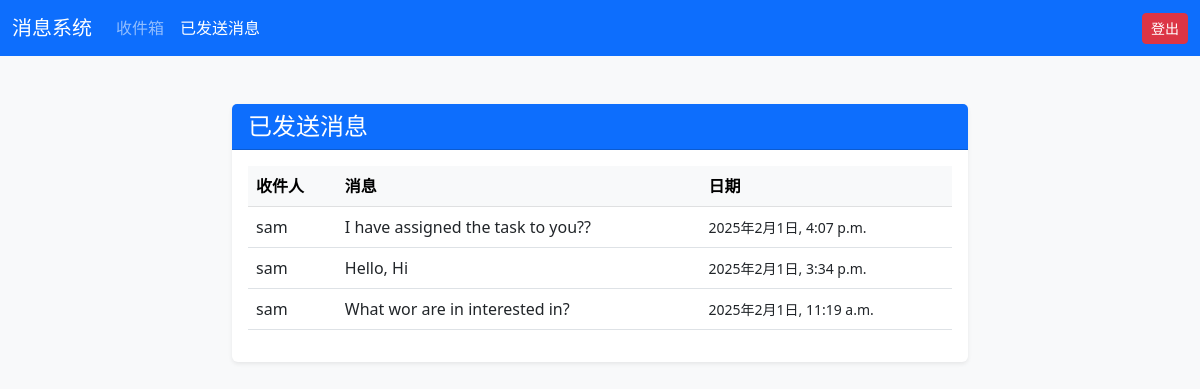
/sent_messages/ (signed in), run on an earlier commit of the app's database.
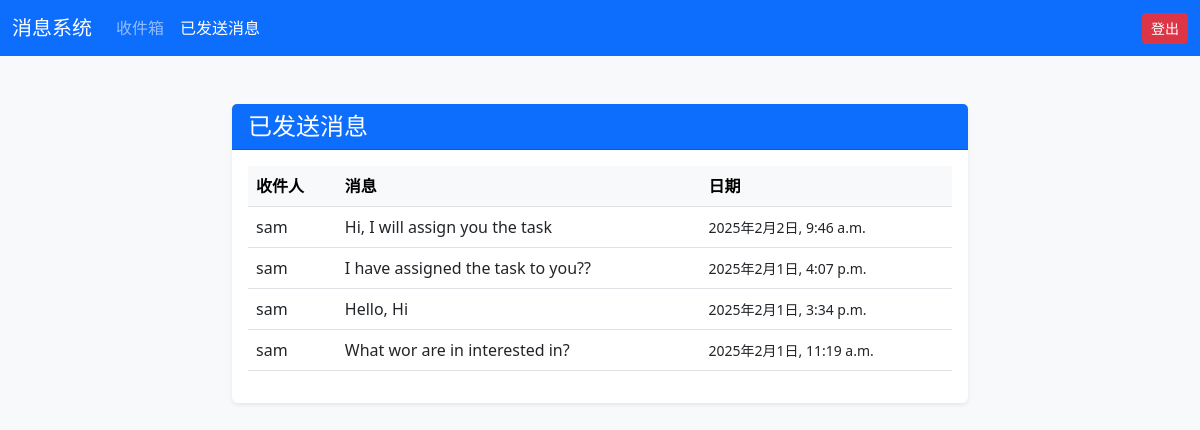
And on a later commit of the database.
### app/models.py (models this page shows, shortened)
class Message(models.Model):
    sender = models.ForeignKey(settings.AUTH_USER_MODEL, related_name='sent_messages', on_delete=models.CASCADE)
    receiver = models.ForeignKey(settings.AUTH_USER_MODEL, related_name='received_messages', on_delete=models.CASCADE)
    content = models.TextField()
    created_at = models.DateTimeField(auto_now_add=True)
    is_read = models.BooleanField(default=False)

class CustomUser(AbstractUser):
    ROLE_CHOICES=(
        ('user','User'),
        ('merchant','Merchant'),
        ('admin','Admin'),
    )
    role=models.CharField(max_length=10,choices=ROLE_CHOICES,default='user')
    contact_info = models.CharField(max_length=100, blank=True)
    resume = models.FileField(upload_to='resumes/', null=True, blank=True)

### app/views.py (the view)
# urls.py: path('sent_messages/', sent_messages, name='sent_messages'),
@login_required
def sent_messages(request):
    messages = Message.objects.filter(sender=request.user).order_by('-created_at')
    return render(request, 'sent_messages.html', {'messages': messages})

### templates/sent_messages.html (shortened to what this page needs)
<!DOCTYPE html>
<html lang="zh-CN">
<head>
    <link href="https://cdn.jsdelivr.net/npm/bootstrap@5.3.0/dist/css/bootstrap.min.css" rel="stylesheet">
</head>
<body class="bg-light">
    <nav class="navbar navbar-expand-lg navbar-dark bg-primary">
        <div class="container-fluid">
            <a class="navbar-brand" href="#">消息系统</a>
            <div class="collapse navbar-collapse" id="navbarNav">
                <ul class="navbar-nav">
                    <li class="nav-item">
                        <a class="nav-link" href="{% url 'inbox' %}">收件箱</a>
                    </li>
                    <li class="nav-item">
                        <a class="nav-link active" href="#">已发送消息</a>
                    </li>
                </ul>
                <ul class="navbar-nav ms-auto">
                    <li class="nav-item">
                        <a class="btn btn-danger btn-sm" href="{% url 'logout' %}">登出</a>
                    </li>
                </ul>
            </div>
        </div>
    </nav>
    <div class="container mt-5">
        <div class="row">
            <div class="col-lg-8 mx-auto">
                <div class="card shadow-sm border-0">
                    <div class="card-header bg-primary text-white">
                        <h4 class="card-title mb-0">已发送消息</h4>
                    </div>
                    <div class="card-body">
                        {% if messages %}
                        <table class="table table-hover">
                            <thead class="table-light">
                                <tr>
                                    <th scope="col">收件人</th>
                                    <th scope="col">消息</th>
                                    <th scope="col">日期</th>
                                </tr>
                            </thead>
                            <tbody>
                                {% for message in messages %}
                                <tr>
                                    <td class="align-middle">
                                        <div class="d-flex align-items-center">
                                            {{ message.receiver.username }}
                                        </div>
                                    </td>
                                    <td class="align-middle">
                                        {{ message.content|truncatewords:10 }}
                                    </td>
                                    <td class="align-middle">
                                        <small>{{ message.created_at|date:"Y年n月j日, g:i a" }}</small>
                                    </td>
                                </tr>
                                {% endfor %}
                            </tbody>
                        </table>
                        {% else %}
                        <div class="alert alert-info text-center mb-0">
                            未找到消息。
                        </div>
                        {% endif %}
                    </div>
                </div>
            </div>
        </div>
    </div>
</body>
</html>

What changed in the data, as far as the page shows it:
added Message: receiver.username "sam", content "Hi, I will assign you the task", created_at "2025年2月2日, 9:46 a.m."
